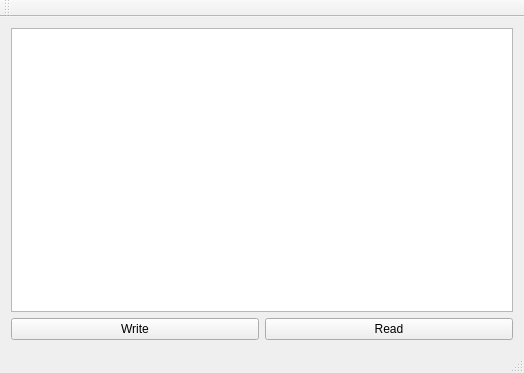
<?xml version="1.0" encoding="UTF-8"?>
<ui version="4.0">
 <class>MainWindow</class>
 <widget class="QMainWindow" name="MainWindow">
  <property name="geometry">
   <rect>
    <x>0</x>
    <y>0</y>
    <width>524</width>
    <height>373</height>
   </rect>
  </property>
  <property name="windowTitle">
   <string>MainWindow</string>
  </property>
  <widget class="QWidget" name="centralWidget">
   <layout class="QVBoxLayout" name="verticalLayout_2">
    <item>
     <layout class="QVBoxLayout" name="verticalLayout">
      <item>
       <widget class="QPlainTextEdit" name="plainTextEdit"/>
      </item>
      <item>
       <layout class="QHBoxLayout" name="horizontalLayout">
        <item>
         <widget class="QPushButton" name="pushButton">
          <property name="text">
           <string>Write</string>
          </property>
         </widget>
        </item>
        <item>
         <widget class="QPushButton" name="pushButton_2">
          <property name="text">
           <string>Read</string>
          </property>
         </widget>
        </item>
       </layout>
      </item>
     </layout>
    </item>
   </layout>
  </widget>
  <widget class="QMenuBar" name="menuBar">
   <property name="geometry">
    <rect>
     <x>0</x>
     <y>0</y>
     <width>524</width>
     <height>21</height>
    </rect>
   </property>
  </widget>
  <widget class="QToolBar" name="mainToolBar">
   <attribute name="toolBarArea">
    <enum>TopToolBarArea</enum>
   </attribute>
   <attribute name="toolBarBreak">
    <bool>false</bool>
   </attribute>
  </widget>
  <widget class="QStatusBar" name="statusBar"/>
 </widget>
 <layoutdefault spacing="6" margin="11"/>
 <resources/>
 <connections/>
</ui>
